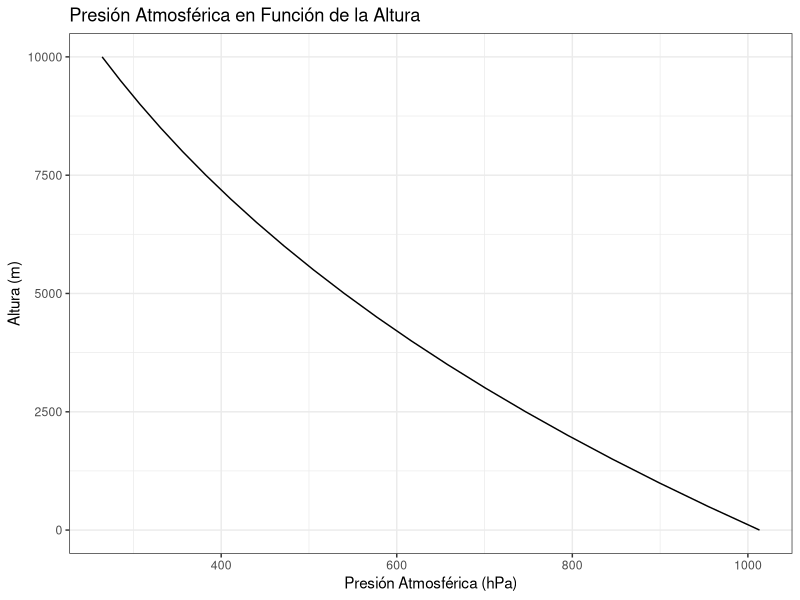
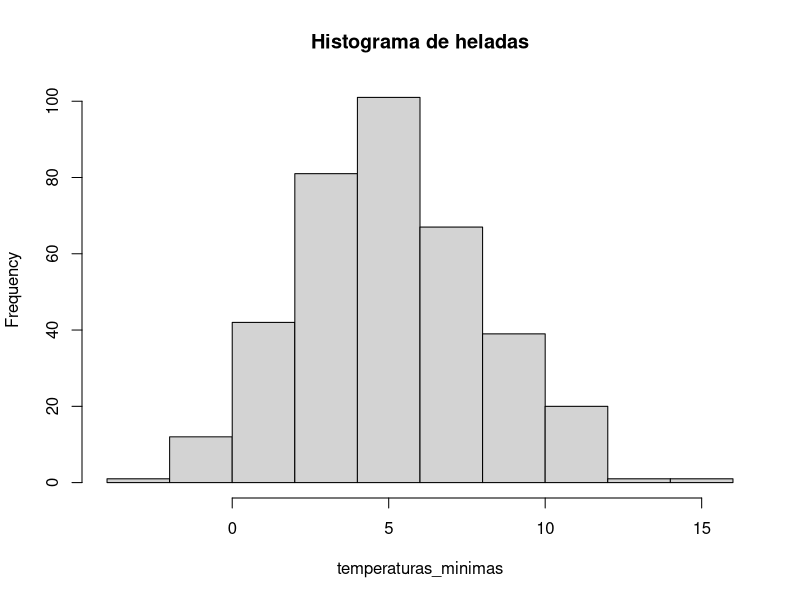
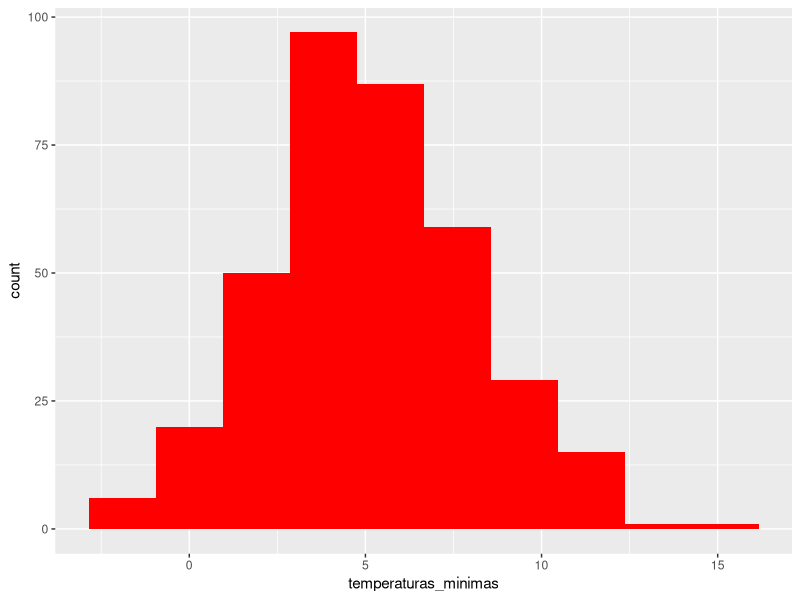
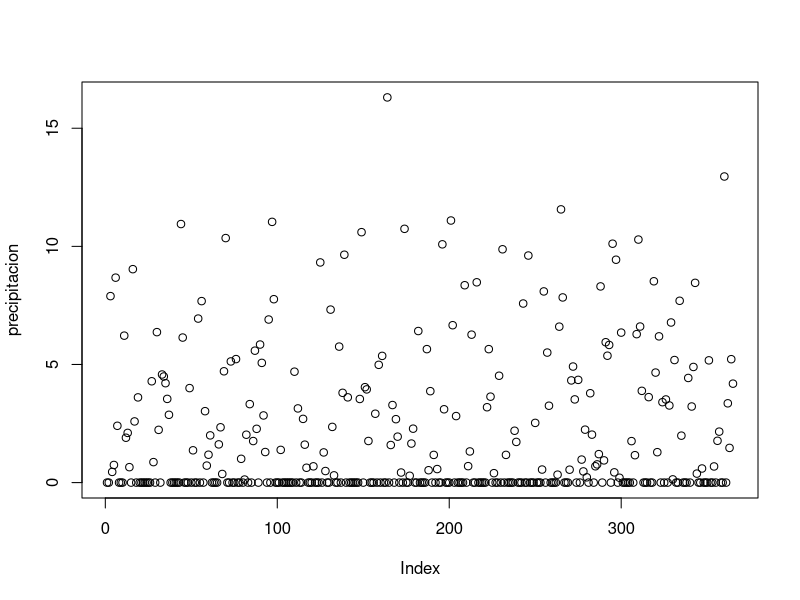

R code for these plots, in order:
## ---- chunk 1
# Datos meteorológicos
altura <- seq(0, 10000, by = 500)  # Altura en metros
temperatura_superficie <- 15  # Temperatura a nivel del mar en °C
presion_superficie <- 1013.25  # Presión atmosférica a nivel del mar en hPa
constante_lapse_rate <- 0.0065  # Tasa de cambio de temperatura con la altura
constante_gas_seco <- 287.06  # Constante del gas seco en J/(kg·K)
constante_gravedad <- 9.80667 # en m/s2

# Calcular la presión atmosférica en función de la altura utilizando la ecuación barométrica
temperatura <- temperatura_superficie - constante_lapse_rate * altura
presion <- presion_superficie * (1 - (constante_lapse_rate * altura) / (temperatura_superficie + 273.15))^(constante_gravedad / (constante_lapse_rate * constante_gas_seco))

# Gráfico de la presión atmosférica en función de la altura
#install.packages("ggplot2")
library(ggplot2)

df <- data.frame(altura, presion)
df
ggplot(df, aes(x = presion, y = altura)) +
  geom_line() +
  labs(x = "Presión Atmosférica (hPa)", y = "Altura (m)") +
  ggtitle("Presión Atmosférica en Función de la Altura") +
  theme_bw()

## ---- chunk 2
##Experimento aleatorio: Lanzar un dado
EA <- "Lanzar un dado"
EA

#Espacio muestral: todos los resultados del experimento aleatorio
EM <- c(1:6)
EM

#Suceso: Sale un número par
#%% obtiene el residuo de una división
S1 <- EM[EM %% 2 == 0]
S1

#Suceso: Sale un número impar
S2 <- EM[EM %% 2 != 0]
S2

#Suceso: Número mayor a 3
S3 <- EM[EM > 3]
S3

#Suceso elemental: 
sample(EM,1)


## ---- chunk 3
##Experimento aleatorio: 
EA <- "Se tiene  una urna con bolas de color de color roja, verde y azul, se quiere obtener 4"
EA

#Espacio muestral: todos los resultados del experimento aleatorio
EMU<-function(n){
  temp<-list()
  for (i in 1:n){
    temp[[i]]<-c("Rojo","Azul","Verde")
  }
  resultado<-expand.grid(temp)
  names(resultado)<-c(paste(rep("Bola",n),1:n,sep=""))
  return(resultado)
}
EMU(4)

#Suceso: 3 primeras son rojas
S1 <-c(c("RRRA"),c("RRRR"),c("RRRV"))
S1

#Suceso elemental: 
"RVAR"


## ---- chunk 4

# Experimento aleatorio: 
EA <- "Tipo de día de mañana basado en la condición del cielo"
EA

# Espacio muestral: todos los posibles resultados (diferentes condiciones del cielo)
EM <- c("Día Soleado", "Día Nublado", "Día Lluvioso", "Día Nevado")

# Suceso: día con precipitación
S1  <- c("Día Lluvioso", "Día Nevado")
S1

# Suceso elemental: 
sample(EM, 1)

## ---- chunk 5
EA <- "Lanzar un dado"
EA
EM <- c(1:6)
EM

S1 <- EM[EM %% 2 == 0]
S1

P.S1 <- length(S1)/length(EM)
P.S1
## ---- chunk 6
##Experimento aleatorio: 
EA <- "Se tiene  una urna con bolas de color de color roja, verde y azul, se quiere obtener 4"
EA

#Espacio muestral: todos los resultados del experimento aleatorio
EMU<-function(n){
  temp<-list()
  for (i in 1:n){
    temp[[i]]<-c("Rojo","Azul","Verde")
  }
  resultado<-expand.grid(temp)
  names(resultado)<-c(paste(rep("Bola",n),1:n,sep=""))
  return(resultado)
}
EMU(4)

#Suceso: 3 primeras son rojas
S1 <-c(c("RRRA"),c("RRRR"),c("RRRV"))
S1

P.S1 <- length(S1)/nrow(EMU(4))
P.S1
## ---- chunk 7

# Experimento aleatorio: 
EA <- "Tipo de día de mañana basado en la condición del cielo"
EA

# Espacio muestral: todos los posibles resultados (diferentes condiciones del cielo)
EM <- c("Día Soleado", "Día Nublado", "Día Lluvioso", "Día Nevado")

# Suceso: día con precipitación
S1  <- c("Día Lluvioso", "Día Nevado")
S1

P.S1 <- length(S1)/length(EM)

## ---- chunk 8
# Probabilidad de que llueva hoy
prob_lluvia <- 0.3
print(prob_lluvia)  # Resultado: 0.3 (≥ 0)
## ---- chunk 9
# Probabilidades de diferentes estados del clima
prob_soleado <- 0.5
prob_nublado <- 0.3
prob_lluvioso <- 0.2

# Suma total de probabilidades
prob_total <- prob_soleado + prob_nublado + prob_lluvioso
print(prob_total)  # Resultado: 1
## ---- chunk 10
# Probabilidad de que llueva
prob_lluvia <- 0.3

# Probabilidad de que no llueva
prob_no_lluvia <- 1 - prob_lluvia
print(prob_no_lluvia)  # Resultado: 0.7
## ---- chunk 11
# Probabilidad de lluvia (A) y probabilidad de viento fuerte (B)
prob_lluvia <- 0.40
prob_viento <- 0.30

# Probabilidad de que ocurra tanto lluvia como viento (intersección)
prob_lluvia_y_viento <- 0.15

# Calculamos la probabilidad de que ocurra lluvia o viento
prob_lluvia_o_viento <- prob_lluvia + prob_viento - prob_lluvia_y_viento
print(paste("Probabilidad de lluvia o viento:", prob_lluvia_o_viento))


## ---- chunk 12


# Simulación de datos de temperatura mínima (ejemplo)
set.seed(123)
#media, mediana y moda al centro
temperaturas_minimas <- rnorm(365, mean = 5, sd = 3)  # Temperaturas mínimas diarias en grados Celsius
length(temperaturas_minimas)

library(ggplot2)
mean(temperaturas_minimas)
median(temperaturas_minimas)

hist(temperaturas_minimas ,main="Histograma de heladas",freq=T)

###ggplot solo trabaja con tabla de datos o data.frame 
ggplot(data.frame(temperaturas_minimas) , aes(x = temperaturas_minimas)) +
  geom_histogram(fill="red",bins=10)


# Calcular la probabilidad de heladas (temperatura mínima < 0°C)
dias_con_heladas <- sum(temperaturas_minimas < 0)
total_dias <- length(temperaturas_minimas)
probabilidad_heladas <- dias_con_heladas / total_dias


## ---- chunk 13
# Simulación de datos de precipitación histórica (ejemplo)
set.seed(123)  # Establecer semilla para reproducibilidad
precipitacion <- rnorm(365, mean = 0.1, sd = 5)  # Datos de precipitación en mm para un año
precipitacion[precipitacion < 0] <- 0

plot(precipitacion)
# Calcular la probabilidad de lluvia
dias_con_lluvia <- sum(precipitacion > 0)
total_dias <- length(precipitacion)
probabilidad_lluvia <- dias_con_lluvia / total_dias
probabilidad_lluvia
